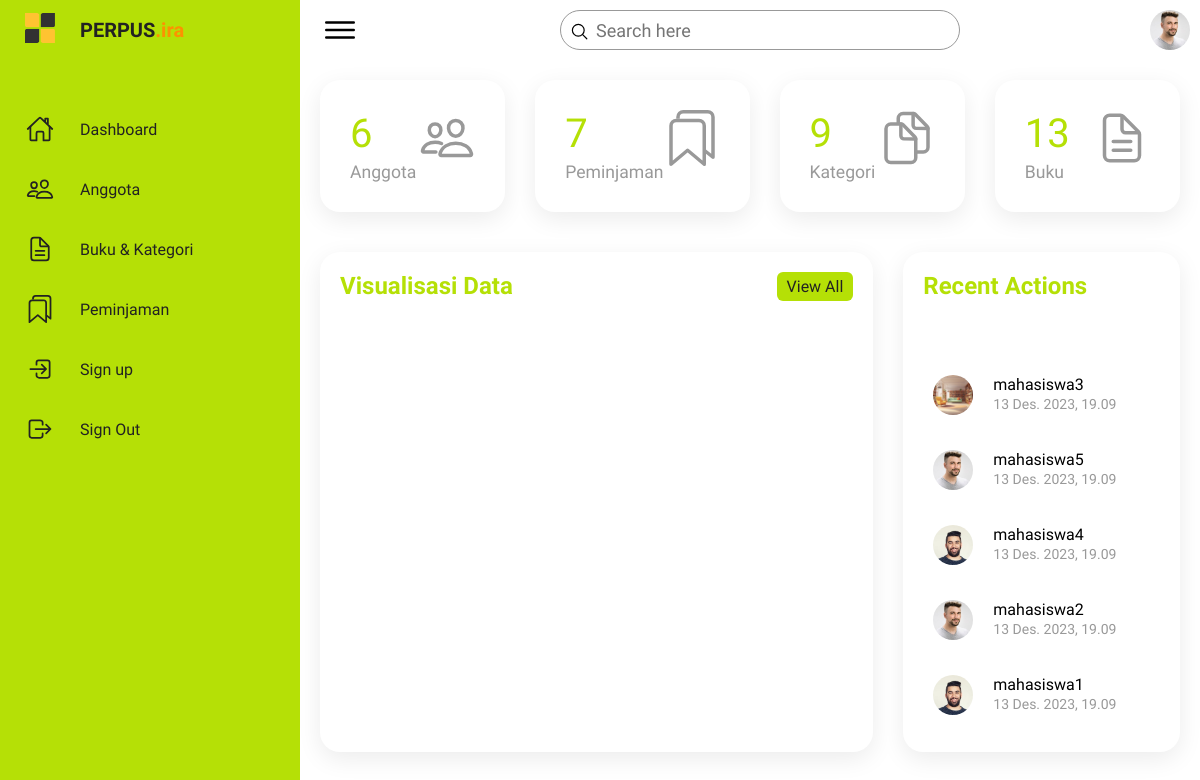
Page /dashboard/ (signed in) on the earlier database version.
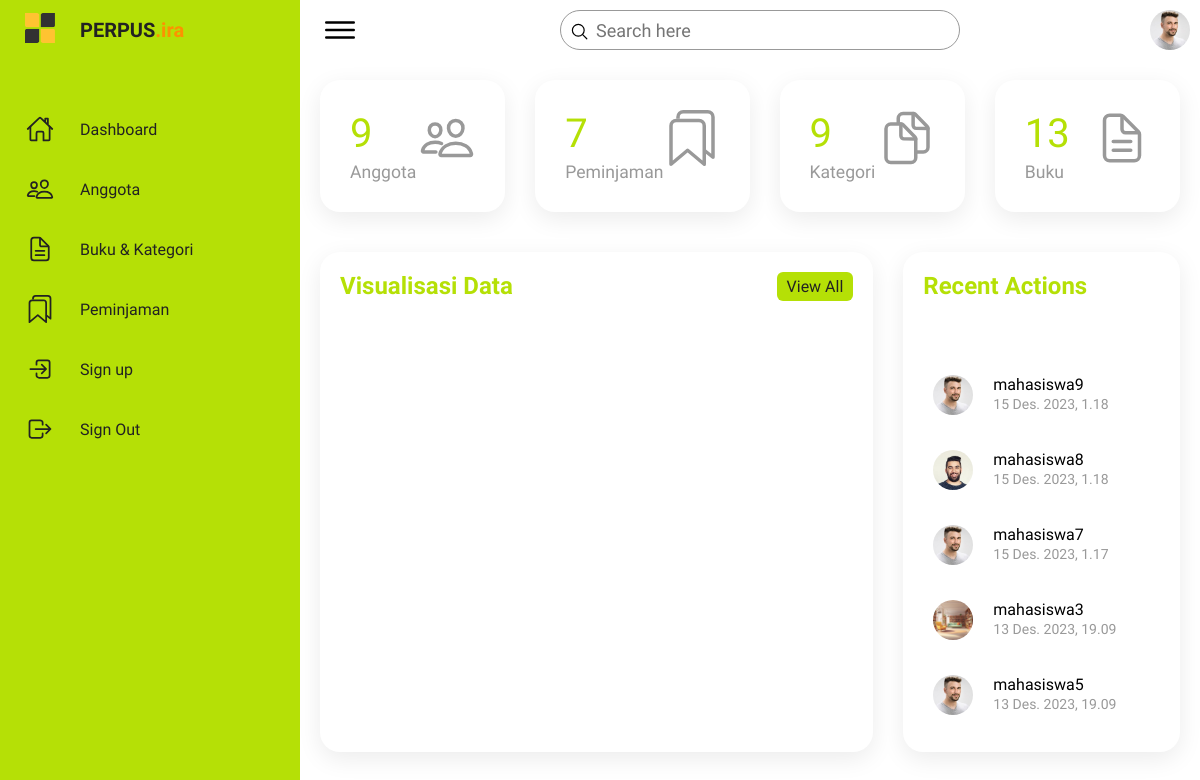
Same page on the later database version.
### app_perpus/models.py (models this page shows, shortened)
class Anggota(models.Model):
    foto = models.ImageField(upload_to='img', default=False)
    user = models.OneToOneField(User, on_delete=models.CASCADE, related_name='anggota')
    KELAMIN_CHOICES = [
        ('Laki-Laki', 'Laki-Laki'),
        ('Perempuan', 'Perempuan'),
    ]
    kelamin = models.CharField(max_length=10, choices=KELAMIN_CHOICES)
    alamat = models.CharField(max_length=200)
    email = models.CharField(max_length=20, default='anggota@gmail.com')
    nomor_telepon = models.CharField(max_length=20)
    created_at = models.DateTimeField(auto_now_add=True)

### app_perpus/views.py (the view)
# urls.py: path('dashboard/', views.dashboard, name='dashboard'),
@login_required
def dashboard(request):
    anggotas = Anggota.objects.all().order_by('-id')[:5]
    anggota = Anggota.objects.all().count()
    buku = Buku.objects.all().count()
    kategori = Kategori.objects.all().count()
    peminjam = Peminjaman.objects.all().count()
    context= {
        'anggota':anggotas,
        'jlh_anggota':anggota,
        'jlh_buku':buku,
        'jlh_kategori':kategori,
        'jlh_peminjam':peminjam,
        }
    return render(request, 'dashboard.html',context)

### templates/dashboard.html (shortened to what this page needs)
{% extends 'base.html' %}
{% load static %}
{% block content %}
<div class="topbar">
    <div class="toggle">
        <ion-icon name="menu-outline"></ion-icon>
    </div>
    <div class="search">
        <label>
            <input type="text" placeholder="Search here">
            <ion-icon name="search-outline"></ion-icon>
        </label>
    </div>
    <div class="user">
        <img src="{% static 'imgs/customer01.jpg'%}" alt="">
    </div>
</div>
<div class="cardBox">
    <div class="card">
        <div>
            <div class="numbers">{{jlh_anggota}}</div>
            <div class="cardName">Anggota</div>
        </div>
        <div class="iconBx">
            <ion-icon name="people-outline"></ion-icon>
        </div>
    </div>
    <div class="card">
        <div>
            <div class="numbers">{{jlh_peminjam}}</div>
            <div class="cardName">Peminjaman</div>
        </div>
        <div class="iconBx">
            <ion-icon name="bookmarks-outline"></ion-icon>
        </div>
    </div>
    <div class="card">
        <div>
            <div class="numbers">{{jlh_kategori}}</div>
            <div class="cardName">Kategori</div>
        </div>
        <div class="iconBx">
            <ion-icon name="documents-outline"></ion-icon>
        </div>
    </div>
    <div class="card">
        <div>
            <div class="numbers">{{jlh_buku}}</div>
            <div class="cardName">Buku</div>
        </div>
        <div class="iconBx">
            <ion-icon name="document-text-outline"></ion-icon>
        </div>
    </div>
</div>
<div class="details">
    <div class="recentOrders">
        <div class="cardHeader">
            <h2>Visualisasi Data</h2>
            <a href="#" class="btn">View All</a>
        </div>
        <figure class="highcharts-figure">
        </figure>
    </div>
    <div class="recentCustomers">
        <div class="cardHeader">
            <h2>Recent Actions</h2>
        </div>
        <table>
            {% for recent_agt in anggota %}
            <tr>
                <td width="60px">
                    <div class="imgBx"> <img src="{{recent_agt.foto.url}}" alt=""></div>
                </td>
                <td>
                    <h4>{{ recent_agt.user }} <br> <span>{{ recent_agt.created_at }}</span></h4>
                </td>
            </tr>
            {% endfor %}
        </table>
    </div>
</div>
{% endblock content %}

Differences in the rows shown:
no longer on this page (row unchanged): Anggota: foto (picture), user "mahasiswa4", created_at "13 Des. 2023, 19.09"
no longer on this page (row unchanged): Anggota: foto (picture), user "mahasiswa2", created_at "13 Des. 2023, 19.09"
no longer on this page (row unchanged): Anggota: foto (picture), user "mahasiswa1", created_at "13 Des. 2023, 19.09"
added Anggota: foto (picture), user "mahasiswa9", created_at "15 Des. 2023, 1.18"
added Anggota: foto (picture), user "mahasiswa8", created_at "15 Des. 2023, 1.18"
added Anggota: foto (picture), user "mahasiswa7", created_at "15 Des. 2023, 1.17"
Other differences:
{{ jlh_anggota }}: "6" → "9"
